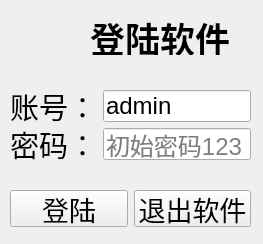
<?xml version="1.0" encoding="UTF-8"?>
<ui version="4.0">
 <class>MainWindow</class>
 <widget class="QMainWindow" name="MainWindow">
  <property name="geometry">
   <rect>
    <x>0</x>
    <y>0</y>
    <width>263</width>
    <height>244</height>
   </rect>
  </property>
  <property name="windowTitle">
   <string>记账软件</string>
  </property>
  <property name="styleSheet">
   <string notr="true">background-image:url(imges/bc1.png)</string>
  </property>
  <widget class="QWidget" name="centralwidget">
   <widget class="QWidget" name="formLayoutWidget">
    <property name="geometry">
     <rect>
      <x>10</x>
      <y>90</y>
      <width>241</width>
      <height>70</height>
     </rect>
    </property>
    <layout class="QFormLayout" name="formLayout">
     <property name="horizontalSpacing">
      <number>6</number>
     </property>
     <property name="verticalSpacing">
      <number>6</number>
     </property>
     <item row="0" column="1">
      <widget class="QLineEdit" name="LineEdit_account">
       <property name="baseSize">
        <size>
         <width>0</width>
         <height>0</height>
        </size>
       </property>
       <property name="font">
        <font>
         <pointsize>18</pointsize>
        </font>
       </property>
       <property name="inputMethodHints">
        <set>Qt::ImhNone</set>
       </property>
       <property name="text">
        <string>admin</string>
       </property>
       <property name="maxLength">
        <number>32</number>
       </property>
       <property name="placeholderText">
        <string>admin</string>
       </property>
      </widget>
     </item>
     <item row="1" column="0">
      <widget class="QLabel" name="Label_password">
       <property name="enabled">
        <bool>true</bool>
       </property>
       <property name="font">
        <font>
         <pointsize>22</pointsize>
        </font>
       </property>
       <property name="text">
        <string>密码：</string>
       </property>
      </widget>
     </item>
     <item row="1" column="1">
      <widget class="QLineEdit" name="LineEdit_password">
       <property name="font">
        <font>
         <pointsize>18</pointsize>
        </font>
       </property>
       <property name="maxLength">
        <number>32</number>
       </property>
       <property name="echoMode">
        <enum>QLineEdit::PasswordEchoOnEdit</enum>
       </property>
       <property name="placeholderText">
        <string>初始密码123</string>
       </property>
      </widget>
     </item>
     <item row="0" column="0">
      <widget class="QLabel" name="Label_account">
       <property name="font">
        <font>
         <pointsize>22</pointsize>
        </font>
       </property>
       <property name="text">
        <string>账号：</string>
       </property>
      </widget>
     </item>
    </layout>
   </widget>
   <widget class="QLabel" name="label_LoginTips">
    <property name="geometry">
     <rect>
      <x>90</x>
      <y>20</y>
      <width>144</width>
      <height>35</height>
     </rect>
    </property>
    <property name="font">
     <font>
      <pointsize>26</pointsize>
      <weight>75</weight>
      <italic>false</italic>
      <bold>true</bold>
     </font>
    </property>
    <property name="text">
     <string>登陆软件</string>
    </property>
   </widget>
   <widget class="QWidget" name="horizontalLayoutWidget">
    <property name="geometry">
     <rect>
      <x>10</x>
      <y>190</y>
      <width>241</width>
      <height>37</height>
     </rect>
    </property>
    <layout class="QHBoxLayout" name="horizontalLayout">
     <item>
      <widget class="QPushButton" name="pushButton_launch">
       <property name="font">
        <font>
         <pointsize>20</pointsize>
        </font>
       </property>
       <property name="text">
        <string>登陆</string>
       </property>
      </widget>
     </item>
     <item>
      <widget class="QPushButton" name="pushButton_exit">
       <property name="font">
        <font>
         <pointsize>20</pointsize>
        </font>
       </property>
       <property name="text">
        <string>退出软件</string>
       </property>
      </widget>
     </item>
    </layout>
   </widget>
   <widget class="QLabel" name="label">
    <property name="geometry">
     <rect>
      <x>20</x>
      <y>20</y>
      <width>51</width>
      <height>51</height>
     </rect>
    </property>
    <property name="text">
     <string/>
    </property>
    <property name="pixmap">
     <pixmap resource="../ico/ico.qrc">:/logo/logo1.jpg</pixmap>
    </property>
   </widget>
  </widget>
 </widget>
 <tabstops>
  <tabstop>LineEdit_password</tabstop>
  <tabstop>LineEdit_account</tabstop>
  <tabstop>pushButton_launch</tabstop>
  <tabstop>pushButton_exit</tabstop>
 </tabstops>
 <resources>
  <include location="../ico/ico.qrc"/>
 </resources>
 <connections>
  <connection>
   <sender>pushButton_exit</sender>
   <signal>clicked()</signal>
   <receiver>MainWindow</receiver>
   <slot>close()</slot>
   <hints>
    <hint type="sourcelabel">
     <x>626</x>
     <y>434</y>
    </hint>
    <hint type="destinationlabel">
     <x>627</x>
     <y>514</y>
    </hint>
   </hints>
  </connection>
 </connections>
 <slots>
  <slot>intent(self)</slot>
 </slots>
</ui>
